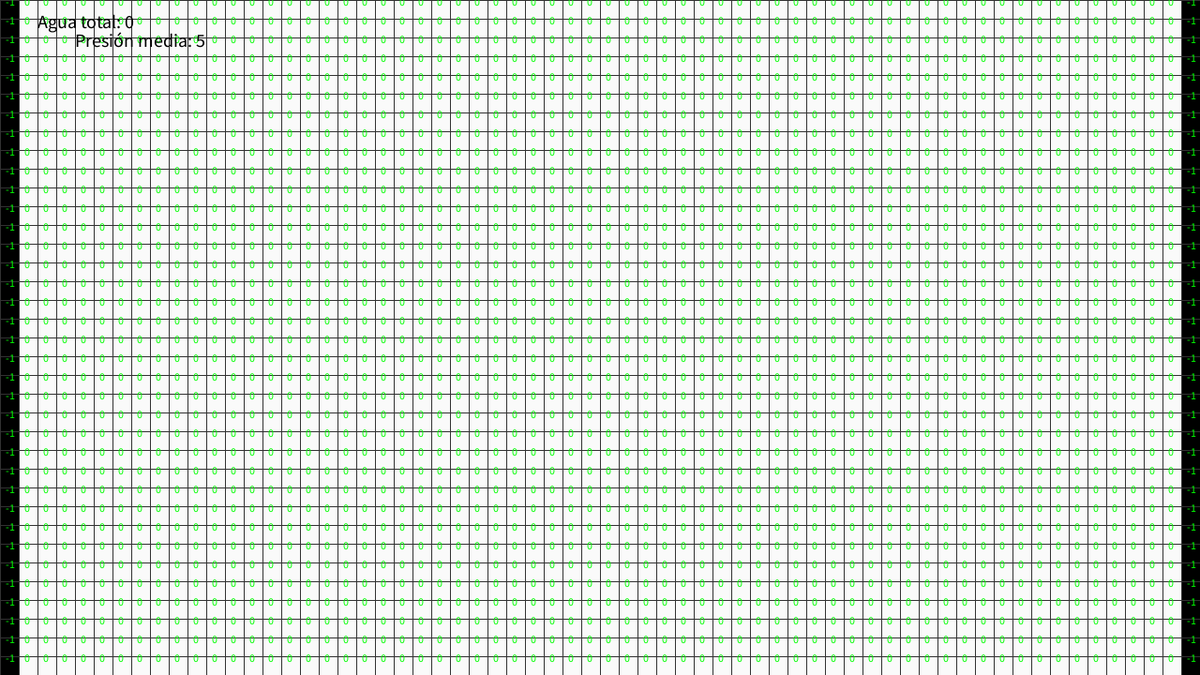
Frame 1 (no input)
Frame 60 (the mouse pressed at the canvas centre just before this capture): identical to frame 1, image omitted
Frame 120 (the mouse held since frame 60 and released just before this capture): identical to frame 1, image omitted

The Processing sketch that drew this single still picture (run headless with seeded random() and noise(); from frame 60 on, the mouse is pressed at the canvas centre):

// Processing sketch: Tarea07___Miguel_L_pez
// ── Tarea07___Miguel_L_pez.pde
int cellSize = 20;
float probabilidadIniciarViva = 35;
int presion_media = 5;  //Presión media del sistema

// Variables para un timer (ralentizarlo)
int intervalo = 1;
int lastRecordedTime = 0;

// Color de celdas


int presion = presion_media-1;

color[] agua = new color[presion+1];


color aire = color(250);
color muro = color(0, 0, 0);

//espacio celular
int[][] espacio;
int[][] buffer;

boolean pause;

// Rejillas
void setup() {
  size(1280, 720);
  pause = false;
  espacio = new int[height/cellSize][width/cellSize];
  buffer = new int[height/cellSize][width/cellSize];
 for (int i = 0; i <= presion; i++) {
  agua[i] = color( 120 - i * 10,  250 - i * 20, 285 - i * 20);
}
  stroke(50);
  init();
}

void draw() {
  dibujarEspacio();

  int totalAgua = contarAgua();

  fill(0);
  textSize(20);
  text("Agua total: " + totalAgua, 40, 30);
  text("Presión media: " + presion_media, 80, 50);
  if (millis()-lastRecordedTime > intervalo) {
    if (!pause) {
      nextGeneration();
      lastRecordedTime = millis();
    }
  }

if (pause) {
  if (mousePressed) {
    int posI = int(map(mouseY, 0, height, 0, height / cellSize));
    int posJ = int(map(mouseX, 0, width, 0, width / cellSize));

    posI = constrain(posI, 0, height / cellSize - 1);
    posJ = constrain(posJ, 0, width / cellSize - 1);
   
    // Shift + click izquierdo: poner muro
    if (mouseButton == LEFT && keyPressed && keyCode == SHIFT) {
      espacio[posI][posJ] = -1;
    }

    // Click izquierdo: poner aire
    else if (mouseButton == LEFT) {
      espacio[posI][posJ] = 0;
    }

    // Click derecho: agregar agua acumulada
    else if (mouseButton == RIGHT) {
      if (espacio[posI][posJ] < 0) {
        espacio[posI][posJ] = 1;
      } else {
        espacio[posI][posJ] = espacio[posI][posJ] + 1;
      }
    }

  } else {
    actualizarBuffer();
  }
}
}

void nextGeneration() {
  // creando un buffer para tener un espacio intacto y
  // operar en el original para dibujarlo
  actualizarBuffer();
  reglas();

  }

void dibujarEspacio() {
  for (int i=0; i < height/cellSize; i++) {
    for (int j=0; j < width/cellSize; j++) {
      
      // Aire
      if (espacio[i][j]==0){
        fill(aire);
      }
      // Muro
      else if (espacio[i][j]==-1){
        fill(muro);
      }
      
      // Estados de agua
      for (int c=1; c<=presion; c++){
          if (espacio[i][j]==c) {
          fill(agua[c]);
        }  
      }
      if(espacio[i][j] > presion)
        fill(agua[presion]);
      
      rect (j*cellSize, i*cellSize, cellSize, cellSize);
      fill(0, 255, 0);
      textSize(12);
      text(
        espacio[i][j],
        j * cellSize + cellSize / 3,
        i * cellSize + cellSize / 3
      );
    }
  }
}

void init() {
  for (int i=0; i < height/cellSize; i++) {
    for (int j=0; j < width/cellSize; j++) {
      
      //Declarar espacio inicial del mundo

      if (j == 0 || j == (width/cellSize-1) ){
        int state = -1;
        espacio[i][j] = int(state);
      }
      
    }
  }
}

void keyPressed() {
  if ( key == 'r') { // reiniciar a condiciones iniciales aleatorias
    init();
  }
  if (key == ' ') {// pausar
    pause = !pause;
  }
}

void actualizarBuffer() {
  for (int i=0; i < height/cellSize; i++) {
    for (int j=0; j < width/cellSize; j++) {
      buffer[i][j] = espacio[i][j];
    }
  }
}

int contarAgua() {
  int total = 0;

  for (int i = 0; i < height/cellSize; i++) {
    for (int j = 0; j < width/cellSize; j++) {
      if (espacio[i][j] >= 1) {
        total += espacio[i][j];
      }
    }
  }

  return total;
}

// ── reglas.pde
// Evaluando cada celda en el espacio celular
// (i-1, j-1)   (i-1, j)   (i-1, j+1)
// (i,   j-1)   (i,   j)   (i,   j+1)
// (i+1, j-1)   (i+1, j)   (i+1, j+1)

void reglas() {

  int caida_presion = 1;
  int desplazamiento_presion = 2;
  int ascenso_presion = 2;
  
  int caida_sobrepresion = 1;
  int desplazamiento_sobrepresion = 2;
  int ascenso_sobrepresion = 2;
  int obligatorio_sobrepresion = 1;

  int filas = height / cellSize;
  int cols  = width / cellSize;
  int limite_estable = presion + 1;

  // Copiar buffer a espacio antes de aplicar reglas
  for (int i = 0; i < filas; i++) {
    for (int j = 0; j < cols; j++) {
      espacio[i][j] = buffer[i][j];
    }
  }

  // Aplicando reglas
  for (int i = filas - 1; i >= 0; i--) {
    for (int j = 0; j < cols; j++) {

      boolean pared_izq = (j - 1 < 0) || (buffer[i][j - 1] == -1);
      boolean pared_der = (j + 1 >= cols) || (buffer[i][j + 1] == -1);
      boolean puede_izq = !pared_izq;
      boolean puede_der = !pared_der;

      // Solo aplicar reglas si hay agua
      if (buffer[i][j] >= 1) {

        // =====================================================
        // 1) AGUA MENOR A PRESIÓN
        // =====================================================
        if (buffer[i][j] < presion) {

          // Caída y acumulación de agua
          if (i + 1 < filas &&
              buffer[i + 1][j] >= 0 &&
              buffer[i + 1][j] < presion) {
            espacio[i][j]     = espacio[i][j] - 1;
            espacio[i + 1][j] = espacio[i + 1][j] + 1;
            continue;
          }

          // Estoy en el borde
          if (pared_izq || pared_der) {
            if (pared_izq &&
                !pared_der &&
                buffer[i][j + 1] < buffer[i][j]) {

              espacio[i][j]     = espacio[i][j] - 1;
              espacio[i][j + 1] = espacio[i][j + 1] + 1;
            }

            if (pared_der &&
                !pared_izq &&
                buffer[i][j - 1] < buffer[i][j]) {

              espacio[i][j]     = espacio[i][j] - 1;
              espacio[i][j - 1] = espacio[i][j - 1] + 1;
            }
          }

          // No estoy en el borde
          else if (buffer[i][j] > 1 && puede_izq && puede_der) {

            if (buffer[i][j + 1] < buffer[i][j - 1]) {
              espacio[i][j]     = espacio[i][j] - 1;
              espacio[i][j + 1] = espacio[i][j + 1] + 1;
            }
            else if (buffer[i][j + 1] > buffer[i][j - 1]) {
              espacio[i][j]     = espacio[i][j] - 1;
              espacio[i][j - 1] = espacio[i][j - 1] + 1;
            }
            else if (buffer[i][j + 1] == buffer[i][j - 1]) {
              float decidir_lado = random(1);
              if (decidir_lado < 0.5) {
                espacio[i][j]     = espacio[i][j] - 1;
                espacio[i][j + 1] = espacio[i][j + 1] + 1;
              } else {
                espacio[i][j]     = espacio[i][j] - 1;
                espacio[i][j - 1] = espacio[i][j - 1] + 1;
              }
            }
          }
        }

        // =====================================================
        // 2) AGUA IGUAL A PRESIÓN
        // =====================================================
        else if (buffer[i][j] == presion) {

          // Primero intenta caer, pero sin pasar de presion + 1 abajo
          if (i + 1 < filas &&
              buffer[i + 1][j] >= 0 &&
              buffer[i + 1][j] < limite_estable) {

            int mover = min(caida_presion, limite_estable - buffer[i + 1][j]);

            if (mover > 0) {
              espacio[i][j]     = espacio[i][j] - mover;
              espacio[i + 1][j] = espacio[i + 1][j] + mover;
              continue;
            }
          }

          boolean movio = false;

          if (puede_izq && puede_der) {

            if (buffer[i][j - 1] < buffer[i][j + 1] &&
                buffer[i][j - 1] < buffer[i][j] &&
                buffer[i][j - 1] < limite_estable) {

              int mover = min(desplazamiento_presion, limite_estable - buffer[i][j - 1]);

              if (mover > 0) {
                espacio[i][j]     = espacio[i][j] - mover;
                espacio[i][j - 1] = espacio[i][j - 1] + mover;
                movio = true;
              }
            }
            else if (buffer[i][j + 1] < buffer[i][j - 1] &&
                     buffer[i][j + 1] < buffer[i][j] &&
                     buffer[i][j + 1] < limite_estable) {

              int mover = min(desplazamiento_presion, limite_estable - buffer[i][j + 1]);

              if (mover > 0) {
                espacio[i][j]     = espacio[i][j] - mover;
                espacio[i][j + 1] = espacio[i][j + 1] + mover;
                movio = true;
              }
            }
            else if (buffer[i][j - 1] == buffer[i][j + 1] &&
                     buffer[i][j - 1] < buffer[i][j] &&
                     buffer[i][j - 1] < limite_estable &&
                     buffer[i][j + 1] < limite_estable) {

              float decidir_lado = random(1);

              if (decidir_lado < 0.5) {
                int mover = min(desplazamiento_presion, limite_estable - buffer[i][j - 1]);

                if (mover > 0) {
                  espacio[i][j]     = espacio[i][j] - mover;
                  espacio[i][j - 1] = espacio[i][j - 1] + mover;
                  movio = true;
                }
              } else {
                int mover = min(desplazamiento_presion, limite_estable - buffer[i][j + 1]);

                if (mover > 0) {
                  espacio[i][j]     = espacio[i][j] - mover;
                  espacio[i][j + 1] = espacio[i][j + 1] + mover;
                  movio = true;
                }
              }
            }

          } else if (puede_izq &&
                     buffer[i][j - 1] < buffer[i][j] &&
                     buffer[i][j - 1] < limite_estable) {

            int mover = min(desplazamiento_presion, limite_estable - buffer[i][j - 1]);

            if (mover > 0) {
              espacio[i][j]     = espacio[i][j] - mover;
              espacio[i][j - 1] = espacio[i][j - 1] + mover;
              movio = true;
            }

          } else if (puede_der &&
                     buffer[i][j + 1] < buffer[i][j] &&
                     buffer[i][j + 1] < limite_estable) {

            int mover = min(desplazamiento_presion, limite_estable - buffer[i][j + 1]);

            if (mover > 0) {
              espacio[i][j]     = espacio[i][j] - mover;
              espacio[i][j + 1] = espacio[i][j + 1] + mover;
              movio = true;
            }
          }

          // Si no puede lateralmente, sube, pero sin pasar de presion + 1 arriba
          if (!movio &&
              i - 1 >= 0 &&
              buffer[i - 1][j] >= 0 &&
              buffer[i - 1][j] < buffer[i][j] &&
              buffer[i - 1][j] < limite_estable) {

            int mover = min(ascenso_presion, limite_estable - buffer[i - 1][j]);

            if (mover > 0) {
              espacio[i][j]     = espacio[i][j] - mover;
              espacio[i - 1][j] = espacio[i - 1][j] + mover;
            }
          }
        }

        // =====================================================
        // 3) AGUA MAYOR A PRESIÓN
        // =====================================================
        else if (buffer[i][j] > presion) {

          boolean movio = false;
          int exceso = buffer[i][j] - presion;

          // 0. Intenta mover uno hacia arriba siempre
          if (i - 1 >= 0 &&
              buffer[i - 1][j] >= 0 &&
              buffer[i - 1][j] < buffer[i][j] &&
              buffer[i][j] > (presion + 1)) {

            int mover = min(obligatorio_sobrepresion,
                            min(exceso, limite_estable - buffer[i - 1][j]));

            if (mover > 0) {
              espacio[i][j]     = espacio[i][j] - mover;
              espacio[i - 1][j] = espacio[i - 1][j] + mover;
            }
          }

          // 1. Intentar desplazarse hacia abajo
          if (i + 1 < filas &&
              buffer[i + 1][j] >= 0 &&
              buffer[i + 1][j] < buffer[i][j] &&
              buffer[i + 1][j] < limite_estable) {

            int mover = min(exceso, limite_estable - buffer[i + 1][j]);
            mover = min(mover, caida_sobrepresion + exceso - 1);

            if (mover > 0) {
              espacio[i][j]     = espacio[i][j] - mover;
              espacio[i + 1][j] = espacio[i + 1][j] + mover;
              movio = true;
            }
          }

          // 2. Si no pudo bajar, intentar desplazarse hacia los lados
          if (!movio) {
            if (puede_izq && puede_der) {

              if (buffer[i][j - 1] < buffer[i][j + 1] &&
                  buffer[i][j - 1] < buffer[i][j] &&
                  buffer[i][j - 1] < limite_estable) {

                int mover = min(exceso, limite_estable - buffer[i][j - 1]);
                mover = min(mover, desplazamiento_sobrepresion + exceso - 1);

                if (mover > 0) {
                  espacio[i][j]     = espacio[i][j] - mover;
                  espacio[i][j - 1] = espacio[i][j - 1] + mover;
                  movio = true;
                }
              }
              else if (buffer[i][j + 1] < buffer[i][j - 1] &&
                       buffer[i][j + 1] < buffer[i][j] &&
                       buffer[i][j + 1] < limite_estable) {

                int mover = min(exceso, limite_estable - buffer[i][j + 1]);
                mover = min(mover, desplazamiento_sobrepresion + exceso - 1);

                if (mover > 0) {
                  espacio[i][j]     = espacio[i][j] - mover;
                  espacio[i][j + 1] = espacio[i][j + 1] + mover;
                  movio = true;
                }
              }
              else if (buffer[i][j - 1] == buffer[i][j + 1] &&
                       buffer[i][j - 1] < buffer[i][j]) {

                float decidir_lado = random(1);

                if (decidir_lado < 0.5 && buffer[i][j - 1] < limite_estable) {
                  int mover = min(exceso, limite_estable - buffer[i][j - 1]);
                  mover = min(mover, desplazamiento_sobrepresion + exceso - 1);

                  if (mover > 0) {
                    espacio[i][j]     = espacio[i][j] - mover;
                    espacio[i][j - 1] = espacio[i][j - 1] + mover;
                    movio = true;
                  }
                } else if (buffer[i][j + 1] < limite_estable) {
                  int mover = min(exceso, limite_estable - buffer[i][j + 1]);
                  mover = min(mover, desplazamiento_sobrepresion + exceso - 1);

                  if (mover > 0) {
                    espacio[i][j]     = espacio[i][j] - mover;
                    espacio[i][j + 1] = espacio[i][j + 1] + mover;
                    movio = true;
                  }
                }
              }

            } else if (puede_izq &&
                       buffer[i][j - 1] < buffer[i][j] &&
                       buffer[i][j - 1] < limite_estable) {

              int mover = min(exceso, limite_estable - buffer[i][j - 1]);
              mover = min(mover, desplazamiento_sobrepresion + exceso - 1);

              if (mover > 0) {
                espacio[i][j]     = espacio[i][j] - mover;
                espacio[i][j - 1] = espacio[i][j - 1] + mover;
                movio = true;
              }

            } else if (puede_der &&
                       buffer[i][j + 1] < buffer[i][j] &&
                       buffer[i][j + 1] < limite_estable) {

              int mover = min(exceso, limite_estable - buffer[i][j + 1]);
              mover = min(mover, desplazamiento_sobrepresion + exceso - 1);

              if (mover > 0) {
                espacio[i][j]     = espacio[i][j] - mover;
                espacio[i][j + 1] = espacio[i][j + 1] + mover;
                movio = true;
              }
            }
          }

          // 3. Si no pudo moverse lateralmente ni bajar, intentar subir
          if (!movio &&
              i - 1 >= 0 &&
              buffer[i - 1][j] >= 0 &&
              buffer[i - 1][j] < buffer[i][j] &&
              buffer[i - 1][j] < limite_estable &&
              buffer[i][j] > presion) {

            int mover = min(exceso, limite_estable - buffer[i - 1][j]);
            mover = min(mover, ascenso_sobrepresion + exceso - 1);

            if (mover > 0) {
              espacio[i][j]     = espacio[i][j] - mover;
              espacio[i - 1][j] = espacio[i - 1][j] + mover;
            }
          }
        }
      }
    }
  }
}
